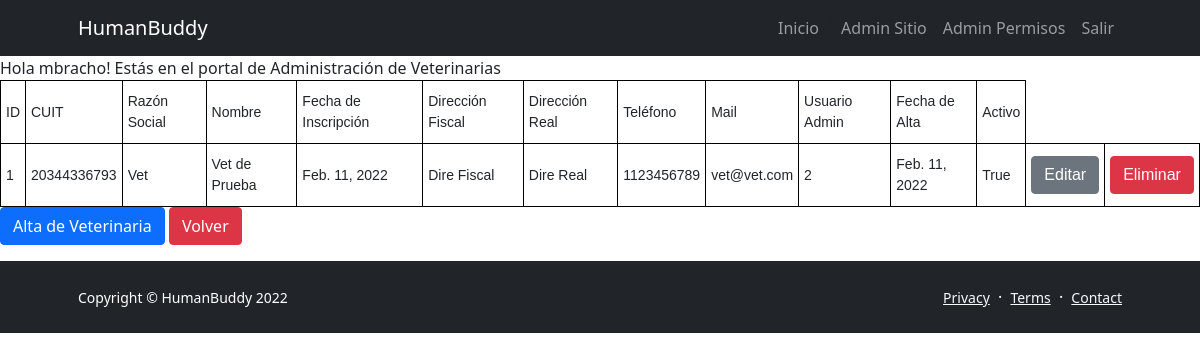
Before: /siteAdmin/vets/ (signed in) with the older database file.
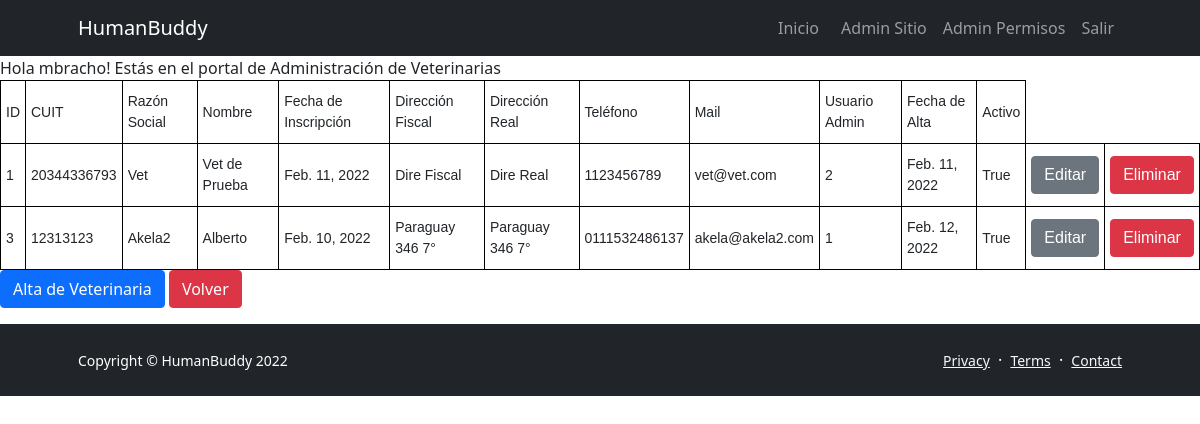
After: the same page with the newer database file.
### MyVet/models.py (models this page shows)
class Vet(Company):
    user_id=models.IntegerField(null=True)

### SiteAdmin/views.py (the view)
# urls.py: path('vets/',views.manageVets, name="Gestión de Veterinarias"),
def manageVets(request):
    vets = Vet.objects.all()
    v_context = {"vets":vets}
    return render(request, 'SiteAdmin/manageVets.html',v_context)

### SiteAdmin/templatetags/site_commons.py (called while the page is built)
@register.filter(name='has_group')
def has_group(user, group_name):
    group =  Group.objects.get(name=group_name)
    return group in user.groups.all()

### templates/SiteAdmin/manageVets.html (shortened to what this page needs)
{% extends 'base.html' %}
{% block content %}
{% if user.is_authenticated %}
  Hola {{ user.username }}!
  Estás en el portal de Administración de Veterinarias
  <table class="tg">
    <tr>
        <th>ID</th>
        <th>CUIT</th>
        <th>Razón Social</th>
        <th>Nombre</th>
        <th>Fecha de Inscripción</th>
        <th>Dirección Fiscal</th>
        <th>Dirección Real</th>
        <th>Teléfono</th>
        <th>Mail</th>
        <th>Usuario Admin</th>
        <th>Fecha de Alta</th>
        <th>Activo</th>
    </tr>
    {% for v in vets %}
      <tr>
          <td>{{v.id}}</td>
          <td>{{v.fiscal_id}}</td>
          <td>{{v.fiscal_name}}</td>
          <td>{{v.name}}</td>
          <td>{{v.start_date}}</td>
          <td>{{v.fiscal_address}}</td>
          <td>{{v.real_address}}</td>
          <td>{{v.phone}}</td>
          <td>{{v.mail}}</td>
          <td>{{v.user_id}}</td>
          <td>{{v.creation_date}}</td>
          <td>{{v.active}}</td>
          <td><button onclick="open_modal('{% url 'Editar Veterinarias' v.id %}')" class="btn btn-secondary">Editar</button></td>
          <td><button onclick= "location.href='{% url 'Eliminar Veterinarias' v.id %}'" class="btn btn-danger">Eliminar</button></td>
      </tr>
    {% endfor %}
  </table>
  <p>
    <button onclick="open_modal('{% url 'Alta de Veterinarias'%}')" class="btn btn-primary">Alta de Veterinaria</button>
    <button onclick= "location.href='{% url 'Gestión de Plataforma' %}'" class="btn btn-danger">Volver</button></p>
{% endif %}
{% endblock content %}

Changed rows visible on the page:
added Vet: id "3", fiscal_id "12313123", fiscal_name "Akela2", name "Alberto", start_date "Feb. 10, 2022", fiscal_address "Paraguay 346 7°", real_address "Paraguay 346 7°", phone "0111532486137", mail "akela@akela2.com", user_id "1", creation_date "Feb. 12, 2022", active "True"
